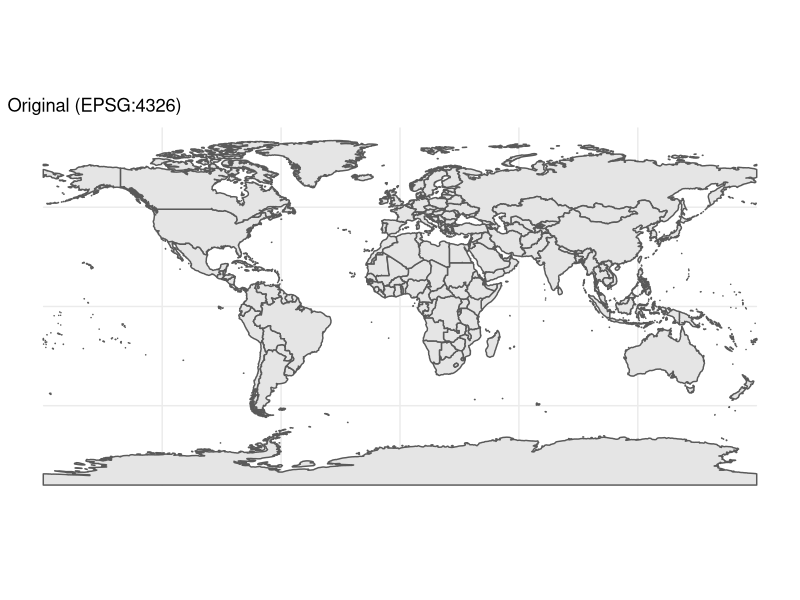
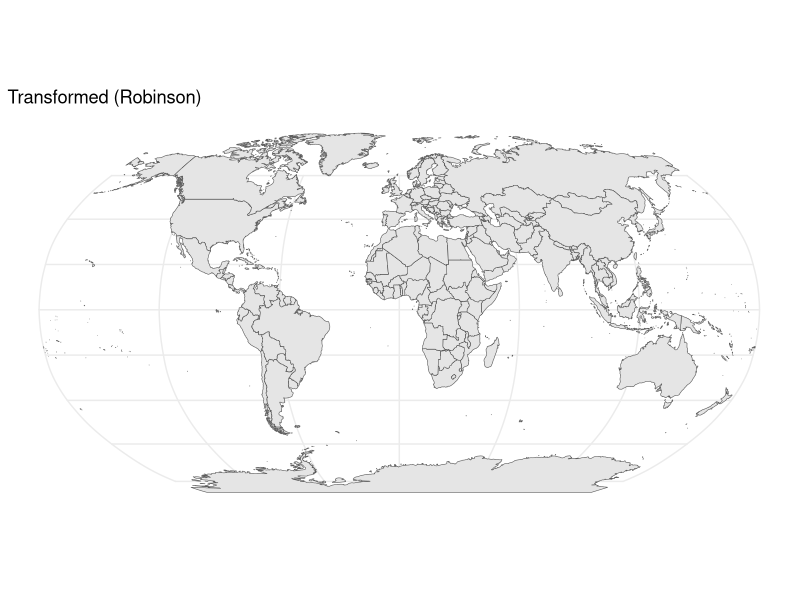

Write R code to recreate these figures, in order.
## ---- chunk 1
#| label: load-r-libraries
#| message: false
library(sf)
library(rnaturalearth)
library(tidyverse)
## ---- chunk 2
world_countries <- ne_countries(
  scale = "medium",
  returnclass = "sf"
)

world_cities <- ne_download(
  scale = "medium",
  type = "populated_places",
  category = "cultural",
  returnclass = "sf"
)
## ---- chunk 3
target_crs_robinson <- "ESRI:54030"
world_countries_robinson <- world_countries |>
  st_transform(
    crs = target_crs_robinson
  )
## ---- chunk 4
plot_original <- ggplot() +
  geom_sf(
    data = world_countries,
    linewidth = 0.5
  ) +
  labs(
    title = "Original (EPSG:4326)"
  ) +
  theme_minimal()

plot_transformed <- ggplot() +
  geom_sf(
    data = world_countries_robinson,
    linewidth = 0.2
  ) +
  labs(
    title = "Transformed (Robinson)"
  ) +
  theme_minimal()

plot_original
plot_transformed
